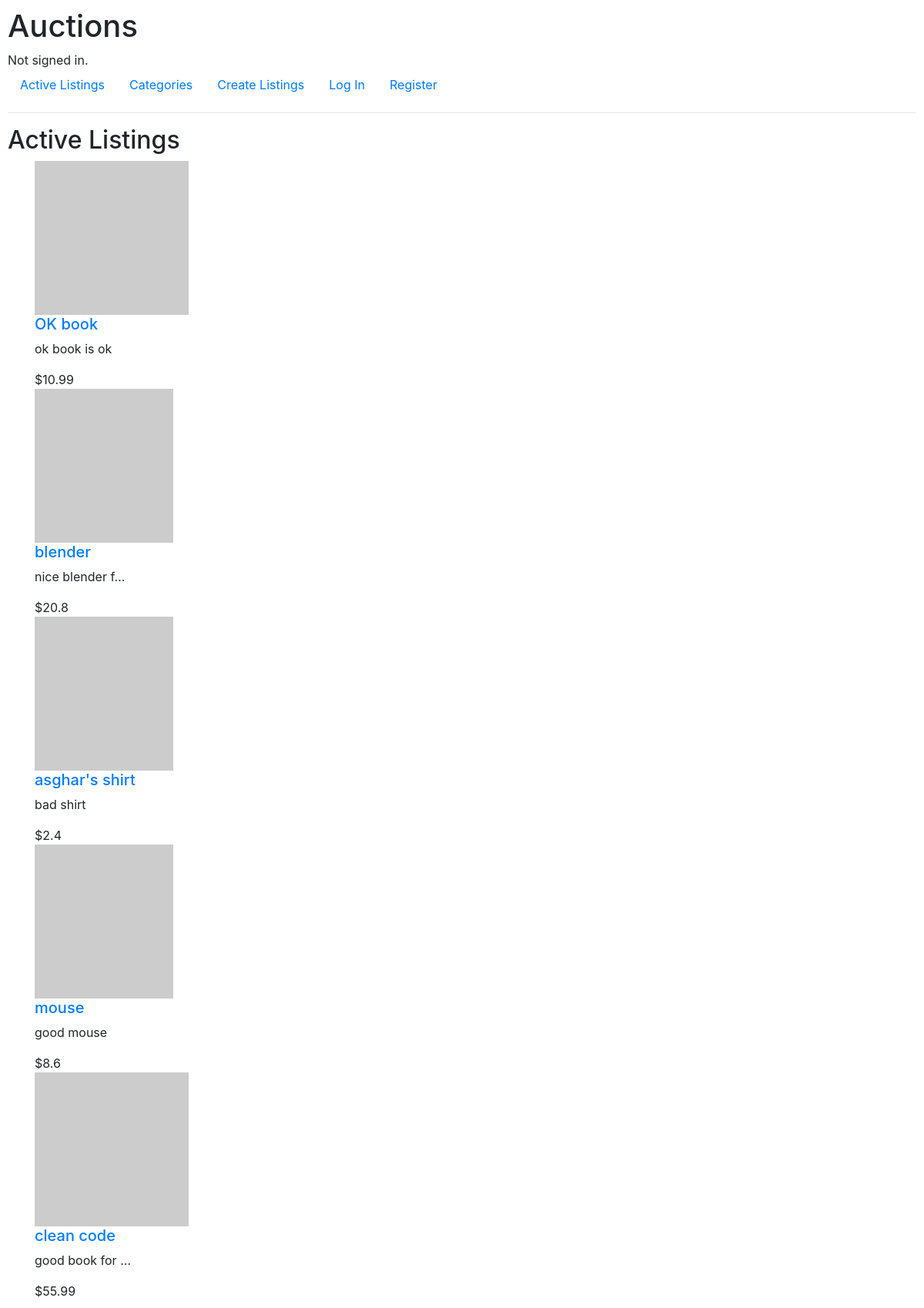
The page / on the database its author committed.
### auctions/models.py (models this page shows, shortened)
class Listing(models.Model):
    title = models.CharField(max_length=255)
    description = models.TextField()
    starting_bid = models.FloatField(default=0)
    image_url = models.URLField(blank=True)
    active = models.BooleanField(default=True)
    created_date = models.DateTimeField(auto_now_add=True)
    owner = models.ForeignKey(User, on_delete=models.SET_NULL, null=True, related_name="owner")
    category = models.ForeignKey(Category, on_delete=models.SET_NULL, null=True)

### auctions/views.py (the view)
# urls.py: path("", views.index, name="index"),
def index(request):
    listings = Listing.objects.all().filter(active=True).order_by('-created_date')
    return render(request, "auctions/index.html", {'listings': listings})

### auctions/templates/auctions/index.html
{% extends "auctions/layout.html" %}
{% block body %}
    <h2>Active Listings</h2>
    {% for listing in listings %}
        <div class="container">
            <div class="image">
                <img src="{{listing.image_url}}" alt="{{listing.title}}">
            </div>
            <div class="info">
                <h5>
                    <a href="{% url 'listing' listing.id %}">
                        {{listing.title}}
                    </a>
                </h5>
                <p>{{listing.description|truncatechars:15 }}</p>
                <span>${{listing.starting_bid}}</span>
            </div>
        </div>
    {% endfor %}
{% endblock %}

### auctions/static/auctions/styles.css (style rules this page uses)
body { padding: 10px; }

### rows shown on the page
Listing: title "OK book", description "ok book is ok", starting_bid "10.99"
Listing: title "blender", description "nice blender f…", starting_bid "20.8"
Listing: title "asghar's shirt", description "bad shirt", starting_bid "2.4"
Listing: title "mouse", description "good mouse", starting_bid "8.6"
Listing: title "clean code", description "good book for …", starting_bid "55.99"
